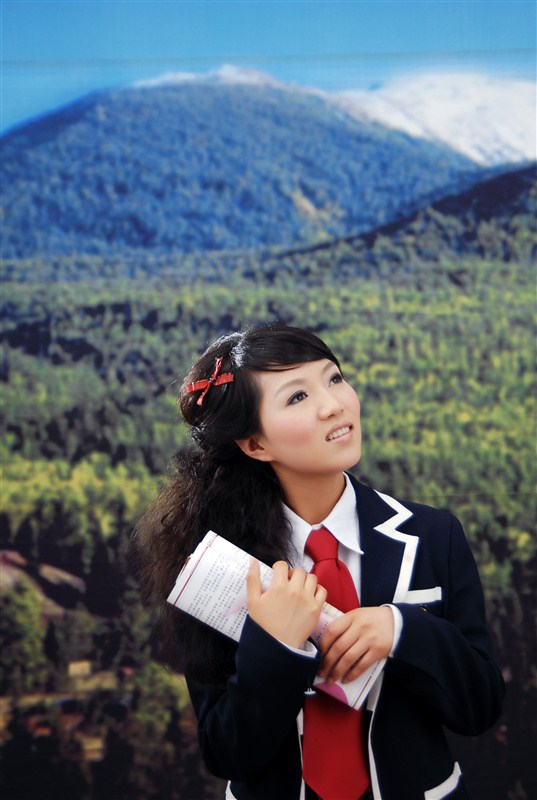
%> input picture Shafley/matlab/learn-test/psu.jpg, 537 x 800 px
$ octave pseudo_color.m   (GNU Octave 9; MATLAB toolbox functions it lacks are replaced by stand-ins)
%> lines starting %> are read from the running program, lines starting %| are printed output that depends on the picture
%灰度分层法伪色彩图像
I=imread('psu.jpg');
%> I is the input picture: size 800x537x3 uint8; mean R, G, B 84.4, 96.8, 108.6
subplot(331),imshow(I);title('原图');
for m=8:8:64
    X=grayslice(I,m);   %将灰度值分成m层
    subplot(3,3,m/8+1),imshow(X,hot(m));   %黑红白黄浓淡色的伪色彩
    switch m
        case 8
            title('8色伪色彩图像');
        case 16
            title('16色伪色彩图像');
        case 48
            title('48色伪色彩图像');
        case 56
            title('56色伪色彩图像');
        case 64
            title('64色伪色彩图像');
        otherwise
            title('其他分层');
    end
end
%> this loop made 8 passes
%> pass 1, `X=grayslice(I,m);`:
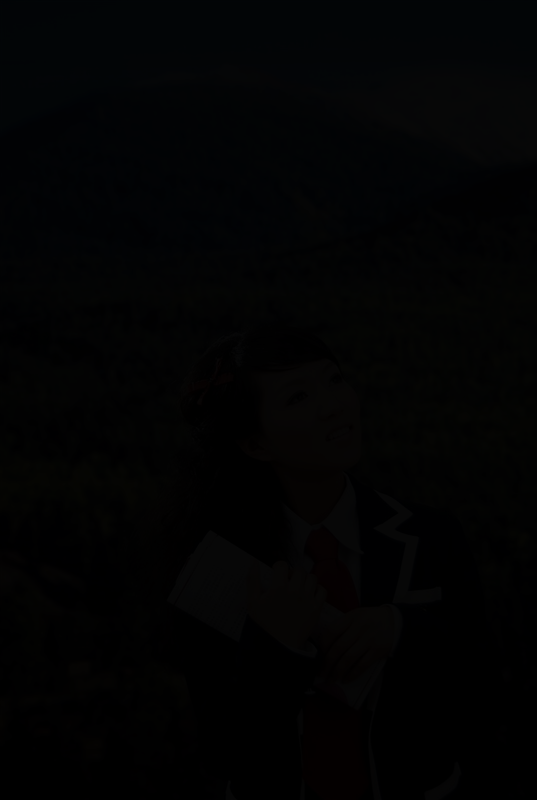
%> X: size 800x537x3 uint8; mean R, G, B 2.18, 2.57, 2.9
%> after the loop:
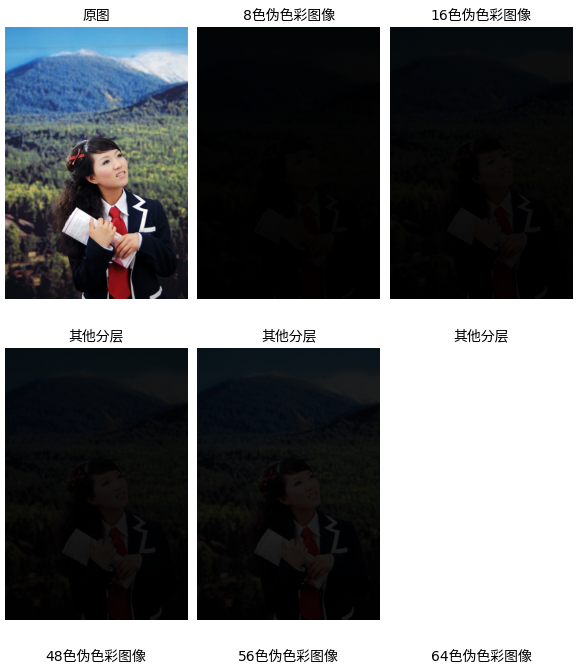
%> figure redrawn from the program's plot data, 9 panels
